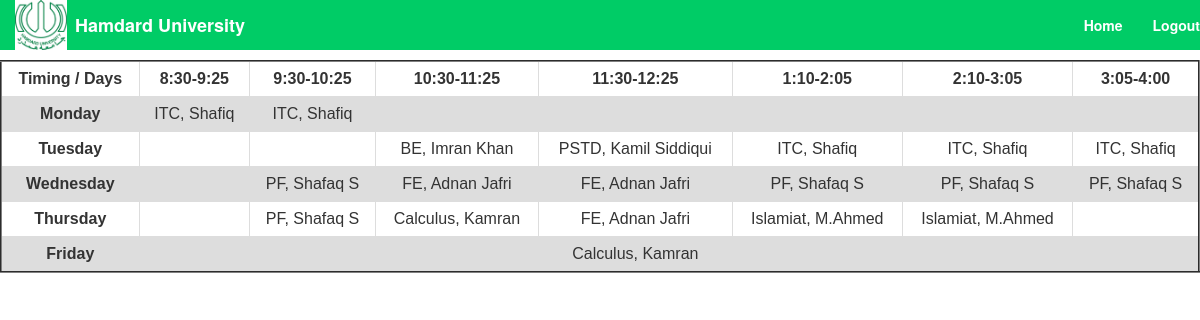
/index.php (signed in), run on the app's committed database.
### tables this page shows
CREATE TABLE `studenttable` (
  `id` int(255) NOT NULL,
  `semester` varchar(500) NOT NULL,
  `day` varchar(500) NOT NULL,
  `cell1` varchar(500) NOT NULL,
  `cell2` varchar(500) NOT NULL,
  `cell3` varchar(500) NOT NULL,
  `cell4` varchar(500) NOT NULL,
  `cell5` varchar(500) NOT NULL,
  `cell6` varchar(500) NOT NULL,
  `cell7` varchar(500) NOT NULL
);

### index.php (the view, shortened to what this page needs)
<?php
  include 'config.php';
if($_SESSION['category']=='student')
{
echo "session=".$_SESSION['user']."session=".$_SESSION['category'];
}
elseif($_SESSION['category']=='teacher')
{
	echo "session=".$_SESSION['Tname']." session=".$_SESSION['category'];
}
?>
<!doctype html>
<html>
<head>
  <link rel="stylesheet" href="https://maxcdn.bootstrapcdn.com/bootstrap/3.3.7/css/bootstrap.min.css">
</head>
<body style="background-image:logo.png">
<div id="Home">
	<nav id="n1" class="nav navbar-default navbar-fixed-top ">
   			 <div class="navbar-header">
     			 <a class="navbar-brand" href="#" style="color:white"><img src="logo.png" style="height:50px; position:absolute; top:0px"/> <b>&nbsp;&nbsp;&nbsp;&nbsp;&nbsp;&nbsp;&nbsp;&nbsp;&nbsp;&nbsp;&nbsp;&nbsp;Hamdard University</b></a>
   			 </div>
	   			 <ul class=" navbar-right navbar-nav nav ">
    				<li><a id="home" style="color:white" href="index.html"><b>Home</b></a></li>
                    <li><a style="color:white" href="logout.php"><b>Logout</b></a></li>
   			 	</ul>
 		 </div>
<a href="logout.php">logout</a>
</body>
</html>
<?php
if($_SESSION['category']=='student')
{
$sqlQuery="select day, cell1,cell2,cell3,cell4,cell5,cell6,cell7 from studenttable where semester='$_SESSION[user]';";
	$result=mysqli_query($conn,$sqlQuery);
	echo"<table border ='2' cellspacing='15' cellpadding='15'>";
	echo"<tr>";
	echo"<th>Timing / Days</th>";
	echo"<th>8:30-9:25</th>";
	echo"<th>9:30-10:25</th>";
	echo"<th>10:30-11:25</th>";
	echo"<th>11:30-12:25</th>";
	echo "<th>1:10-2:05</th>";
	echo "<th>2:10-3:05</th>";
	echo "<th>3:05-4:00</th>";
	echo"</tr>";
	while ($row = mysqli_fetch_array($result))
	{
	echo"<tr>";
	echo"<th>".$row['day']."</th>";
	echo"<td>".$row['cell1']."</td>";
	echo"<td>".$row['cell2']."</td>";
	echo"<td>".$row['cell3']."</td>";
	echo"<td>".$row['cell4']."</td>";
	echo"<td>".$row['cell5']."</td>";
	echo"<td>".$row['cell6']."</td>";
	echo"<td>".$row['cell7']."</td>";
	echo"</tr>";
	}
	echo"</table>";
	}
?>

### index.php (style rules this page uses)
table { font-family: arial, sans-serif; border-collapse: collapse; width: 100%; }
td, th { border: 1px solid #dddddd; text-align: center; padding: 8px; }
tr:nth-child(even) { background-color: #dddddd; }
.navbar-default { background: #0C6; }

### data on the page
studenttable: day "Monday", cell1 "ITC, Shafiq", cell2 "ITC, Shafiq"
studenttable: day "Tuesday", cell3 "BE, Imran Khan", cell4 "PSTD, Kamil Siddiqui", cell5 "ITC, Shafiq", cell6 "ITC, Shafiq", cell7 "ITC, Shafiq"
studenttable: day "Wednesday", cell2 "PF, Shafaq S", cell3 "FE, Adnan Jafri", cell4 "FE, Adnan Jafri", cell5 "PF, Shafaq S", cell6 "PF, Shafaq S", cell7 "PF, Shafaq S"
studenttable: day "Thursday", cell2 "PF, Shafaq S", cell3 "Calculus, Kamran", cell4 "FE, Adnan Jafri", cell5 "Islamiat, M.Ahmed", cell6 "Islamiat, M.Ahmed"
studenttable: day "Friday", cell4 "Calculus, Kamran"

### other printed values
$_SESSION['category'] "student"
